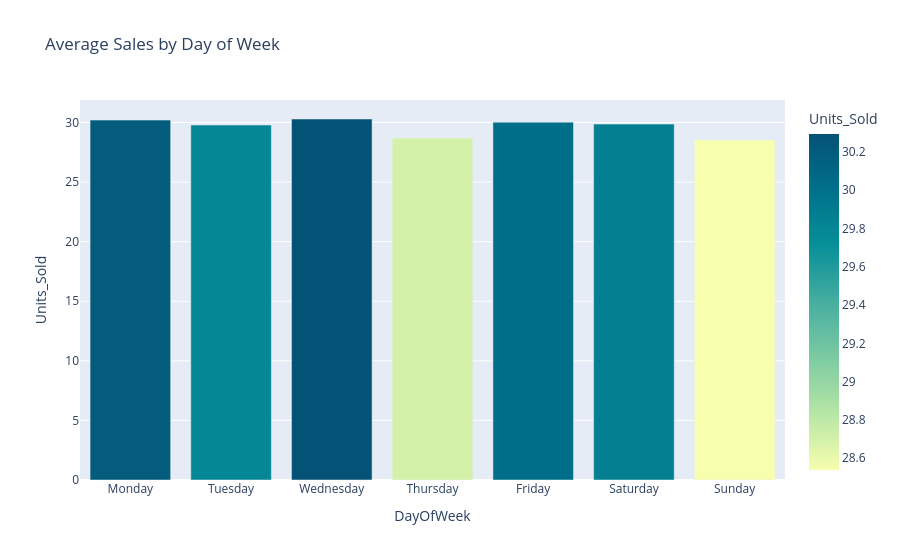

Here is the notebook cell this chart was saved with:
### Markdown cell above
### 5.3 Sales by Day of Week (Plotly)

### Code cell
# Ensure proper ordering of days
day_order = ['Monday', 'Tuesday', 'Wednesday', 'Thursday', 'Friday', 'Saturday', 'Sunday']
weekday_sales = df.groupby('DayOfWeek')['Units_Sold'].mean().reindex(day_order).reset_index()

fig = px.bar(weekday_sales, x='DayOfWeek', y='Units_Sold', title='Average Sales by Day of Week',
             color='Units_Sold', color_continuous_scale='Bluyl')
fig.show()

### Figure 1 — Plotly figure (JSON) as saved in the notebook; plotly's stock layout.template omitted (floating-point values rounded to 4 significant figures)
{"data": [{"hovertemplate": "DayOfWeek=%{x}<br>Units_Sold=%{marker.color}<extra></extra>", "legendgroup": "", "marker": {"color": [30.2, 29.79, 30.29, 28.7, 30.03, 29.87, 28.54], "coloraxis": "coloraxis", "pattern": {"shape": ""}}, "name": "", "orientation": "v", "showlegend": false, "textposition": "auto", "type": "bar", "x": ["Monday", "Tuesday", "Wednesday", "Thursday", "Friday", "Saturday", "Sunday"], "xaxis": "x", "y": [30.2, 29.79, 30.29, 28.7, 30.03, 29.87, 28.54], "yaxis": "y"}], "layout": {"barmode": "relative", "coloraxis": {"colorbar": {"title": {"text": "Units_Sold"}}, "colorscale": [[0, "rgb(247, 254, 174)"], [0.1667, "rgb(183, 230, 165)"], [0.3333, "rgb(124, 203, 162)"], [0.5, "rgb(70, 174, 160)"], [0.6667, "rgb(8, 144, 153)"], [0.8333, "rgb(0, 113, 139)"], [1, "rgb(4, 82, 117)"]]}, "legend": {"tracegroupgap": 0}, "title": {"text": "Average Sales by Day of Week"}, "xaxis": {"anchor": "y", "domain": [0, 1], "title": {"text": "DayOfWeek"}}, "yaxis": {"anchor": "x", "domain": [0, 1], "title": {"text": "Units_Sold"}}}}
